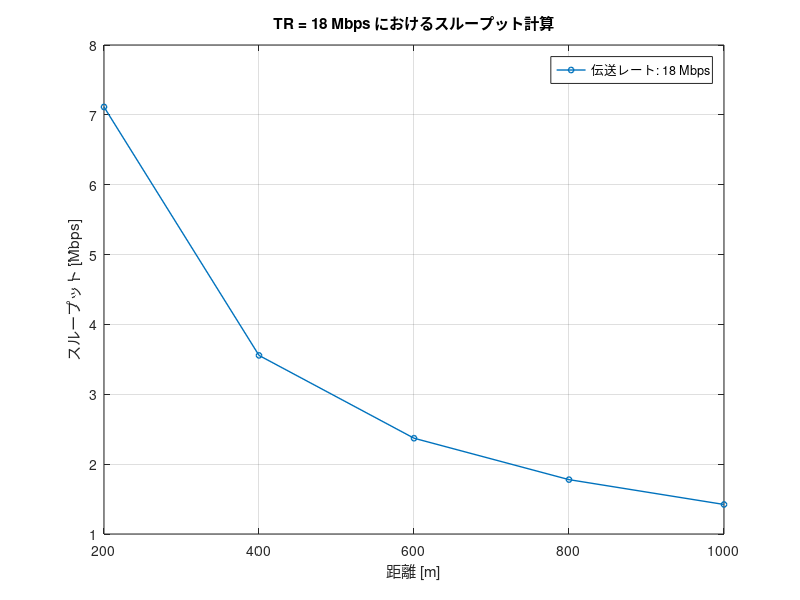

Recreate this plot in MATLAB.
clear;
Rmin = [-82, -81, -79, -77, -74, -70, -66, -65]; % 最小受信感度 [dBm]
TR = [6, 9, 12, 18, 24, 36, 48, 54]; % 伝送レート [Mbps]
databit = [24, 36, 48, 72, 96, 144, 192, 216]; % OFDMシンボルごとのデータビット[bit]

Tp = 10; % 送信電力 [dBm]
f = 2.4 * 10^9; % 周波数 [Hz]
c = 3 * 10^8; % 光速 [m/s]

PLCP_pre = 16; % PLCPプリアンブル[μs]
PLCPhead_sig = 1; % PLCPヘッダ（シグナル）[μs]
PLCPhead_ser = 16; % PLCPヘッダ（サービス）[μs]
ACK = 80; % 802.11ACKフレーム[bit]
MAC = 192; % 802.11MACヘッダ[bit]
LLC = 64; % LLCヘッダ[bit]
packet = 12000; % IPパケット長[bit]
FCS = 32; % FCS[bit]
tail = 6; % テイルビット[bit]
SIFS = 10; % [μs]
DIFS = 34; % [μs]
backoff = 101.5; % 平均バックオフ制御時間 [μs]

max_distance = 1000; % 最大距離 [m]

% 選択された伝送レート (TR = 18 Mbps) に対応するインデックスを取得
index = find(TR == 18);
if isempty(index)
    error('指定された伝送レートが見つかりません');
end

% 必要な値を抽出
Rmin_current = Rmin(index);
TR_current = TR(index);
databit_current = databit(index);

% 最大伝送距離の計算
Lfs = Tp - Rmin_current; % 距離減衰 [dB]
d_max = floor(((10^(Lfs / 20)) * c) / (4 * pi * f) / 50) * 50; % 最大伝送距離 [m]

% フレームの計算
ACK_t = PLCP_pre + (PLCPhead_sig + ceil((PLCPhead_ser + ACK + FCS + tail) / databit_current)) * 4;
data_t = PLCP_pre + (PLCPhead_sig + ceil((PLCPhead_ser + MAC + LLC + packet + FCS + tail) / databit_current)) * 4;

% スループット計算用の距離リスト
if mod(max_distance, d_max) == 0
    distances = d_max:d_max:max_distance; 
else
    distances = [d_max:d_max:max_distance max_distance];
end

% スループット計算
throughput = zeros(size(distances));
for j = 1:length(distances)
    D = distances(j);
    total_tt = (ACK_t + data_t + SIFS + backoff) * (D / d_max)*2; % トータル時間
    throughput(j) = packet / total_tt; % スループット [Mbps]
end

% スループットのプロット
figure;
plot(distances, throughput, '-o', 'LineWidth', 1, 'MarkerSize', 4, 'DisplayName', sprintf('伝送レート: %d Mbps', TR_current));
xlabel('距離 [m]');
ylabel('スループット [Mbps]');
title('TR = 18 Mbps におけるスループット計算');
legend('show');
grid on;

















